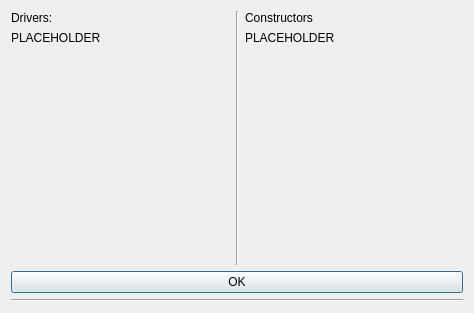
<?xml version="1.0" encoding="UTF-8"?>
<ui version="4.0">
 <class>Dialog</class>
 <widget class="QDialog" name="Dialog">
  <property name="geometry">
   <rect>
    <x>0</x>
    <y>0</y>
    <width>474</width>
    <height>313</height>
   </rect>
  </property>
  <property name="windowTitle">
   <string>Dialog</string>
  </property>
  <layout class="QVBoxLayout" name="verticalLayout_2">
   <item>
    <layout class="QVBoxLayout" name="verticalLayout">
     <item>
      <layout class="QHBoxLayout" name="horizontalLayout">
       <item>
        <layout class="QVBoxLayout" name="verticalLayout_3">
         <item alignment="Qt::AlignTop">
          <widget class="QLabel" name="label">
           <property name="text">
            <string>Drivers:</string>
           </property>
          </widget>
         </item>
         <item alignment="Qt::AlignTop">
          <widget class="QLabel" name="drivers">
           <property name="sizePolicy">
            <sizepolicy hsizetype="Expanding" vsizetype="Expanding">
             <horstretch>0</horstretch>
             <verstretch>0</verstretch>
            </sizepolicy>
           </property>
           <property name="text">
            <string>PLACEHOLDER</string>
           </property>
          </widget>
         </item>
         <item>
          <spacer name="verticalSpacer_2">
           <property name="orientation">
            <enum>Qt::Vertical</enum>
           </property>
           <property name="sizeHint" stdset="0">
            <size>
             <width>20</width>
             <height>40</height>
            </size>
           </property>
          </spacer>
         </item>
        </layout>
       </item>
       <item>
        <widget class="Line" name="line">
         <property name="orientation">
          <enum>Qt::Vertical</enum>
         </property>
        </widget>
       </item>
       <item>
        <layout class="QVBoxLayout" name="verticalLayout_4">
         <item alignment="Qt::AlignTop">
          <widget class="QLabel" name="label_3">
           <property name="text">
            <string>Constructors</string>
           </property>
          </widget>
         </item>
         <item alignment="Qt::AlignTop">
          <widget class="QLabel" name="constructor">
           <property name="sizePolicy">
            <sizepolicy hsizetype="Expanding" vsizetype="Expanding">
             <horstretch>0</horstretch>
             <verstretch>0</verstretch>
            </sizepolicy>
           </property>
           <property name="text">
            <string>PLACEHOLDER</string>
           </property>
          </widget>
         </item>
         <item>
          <spacer name="verticalSpacer">
           <property name="orientation">
            <enum>Qt::Vertical</enum>
           </property>
           <property name="sizeHint" stdset="0">
            <size>
             <width>20</width>
             <height>40</height>
            </size>
           </property>
          </spacer>
         </item>
        </layout>
       </item>
      </layout>
     </item>
    </layout>
   </item>
   <item>
    <widget class="QPushButton" name="ok_button">
     <property name="text">
      <string>OK</string>
     </property>
    </widget>
   </item>
   <item>
    <widget class="Line" name="line_2">
     <property name="orientation">
      <enum>Qt::Horizontal</enum>
     </property>
    </widget>
   </item>
  </layout>
 </widget>
 <resources/>
 <connections/>
</ui>
